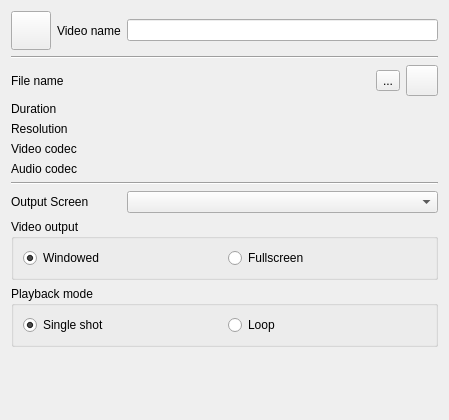
<?xml version="1.0" encoding="UTF-8"?>
<!--
  Q Light Controller Plus
  videoeditor.ui

  Copyright (c) 2015 Massimo Callegari

  Licensed under the Apache License, Version 2.0 (the "License");
  you may not use this file except in compliance with the License.
  You may obtain a copy of the License at

      http://www.apache.org/licenses/LICENSE-2.0.txt

  Unless required by applicable law or agreed to in writing, software
  distributed under the License is distributed on an "AS IS" BASIS,
  WITHOUT WARRANTIES OR CONDITIONS OF ANY KIND, either express or implied.
  See the License for the specific language governing permissions and
  limitations under the License.
-->
<ui version="4.0">
 <class>VideoEditor</class>
 <widget class="QWidget" name="VideoEditor">
  <property name="geometry">
   <rect>
    <x>0</x>
    <y>0</y>
    <width>449</width>
    <height>420</height>
   </rect>
  </property>
  <property name="windowTitle">
   <string>Video Editor</string>
  </property>
  <layout class="QGridLayout" name="gridLayout">
   <item row="0" column="0">
    <layout class="QGridLayout" name="gridLayout_2">
     <item row="2" column="4">
      <widget class="QToolButton" name="m_fileButton">
       <property name="text">
        <string notr="true">...</string>
       </property>
      </widget>
     </item>
     <item row="0" column="1" colspan="2">
      <widget class="QLabel" name="m_nameLabel">
       <property name="sizePolicy">
        <sizepolicy hsizetype="Maximum" vsizetype="Preferred">
         <horstretch>0</horstretch>
         <verstretch>0</verstretch>
        </sizepolicy>
       </property>
       <property name="text">
        <string>Video name</string>
       </property>
      </widget>
     </item>
     <item row="8" column="3" colspan="3">
      <widget class="QComboBox" name="m_screenCombo"/>
     </item>
     <item row="4" column="3" colspan="3">
      <widget class="QLabel" name="m_resolutionLabel">
       <property name="font">
        <font>
         <weight>75</weight>
         <bold>true</bold>
        </font>
       </property>
       <property name="text">
        <string/>
       </property>
      </widget>
     </item>
     <item row="5" column="3" colspan="3">
      <widget class="QLabel" name="m_vcodecLabel">
       <property name="font">
        <font>
         <weight>75</weight>
         <bold>true</bold>
        </font>
       </property>
       <property name="text">
        <string/>
       </property>
      </widget>
     </item>
     <item row="6" column="3" colspan="3">
      <widget class="QLabel" name="m_acodecLabel">
       <property name="font">
        <font>
         <weight>75</weight>
         <bold>true</bold>
        </font>
       </property>
       <property name="text">
        <string/>
       </property>
      </widget>
     </item>
     <item row="2" column="5">
      <widget class="QToolButton" name="m_urlButton">
       <property name="toolTip">
        <string>Set an arbitrary URL for this Video</string>
       </property>
       <property name="icon">
        <iconset resource="qlcui.qrc">
         <normaloff>:/global.png</normaloff>:/global.png</iconset>
       </property>
       <property name="iconSize">
        <size>
         <width>24</width>
         <height>24</height>
        </size>
       </property>
      </widget>
     </item>
     <item row="3" column="3" colspan="3">
      <widget class="QLabel" name="m_durationLabel">
       <property name="font">
        <font>
         <weight>75</weight>
         <bold>true</bold>
        </font>
       </property>
       <property name="text">
        <string/>
       </property>
      </widget>
     </item>
     <item row="0" column="3" colspan="3">
      <widget class="QLineEdit" name="m_nameEdit">
       <property name="toolTip">
        <string>Name of the function being edited</string>
       </property>
      </widget>
     </item>
     <item row="2" column="3">
      <widget class="QLabel" name="m_filenameLabel">
       <property name="sizePolicy">
        <sizepolicy hsizetype="Expanding" vsizetype="Preferred">
         <horstretch>0</horstretch>
         <verstretch>0</verstretch>
        </sizepolicy>
       </property>
       <property name="font">
        <font>
         <weight>75</weight>
         <bold>true</bold>
        </font>
       </property>
       <property name="text">
        <string/>
       </property>
       <property name="wordWrap">
        <bool>true</bool>
       </property>
      </widget>
     </item>
     <item row="0" column="0">
      <widget class="QToolButton" name="m_previewButton">
       <property name="toolTip">
        <string>Play the video and see how it looks like</string>
       </property>
       <property name="icon">
        <iconset resource="qlcui.qrc">
         <normaloff>:/player_play.png</normaloff>:/player_play.png</iconset>
       </property>
       <property name="iconSize">
        <size>
         <width>32</width>
         <height>32</height>
        </size>
       </property>
       <property name="checkable">
        <bool>true</bool>
       </property>
      </widget>
     </item>
     <item row="1" column="0" colspan="6">
      <widget class="Line" name="line">
       <property name="orientation">
        <enum>Qt::Horizontal</enum>
       </property>
      </widget>
     </item>
     <item row="2" column="0" colspan="3">
      <widget class="QLabel" name="label_5">
       <property name="text">
        <string>File name</string>
       </property>
      </widget>
     </item>
     <item row="3" column="0" colspan="3">
      <widget class="QLabel" name="label">
       <property name="text">
        <string>Duration</string>
       </property>
      </widget>
     </item>
     <item row="4" column="0" colspan="3">
      <widget class="QLabel" name="label_4">
       <property name="text">
        <string>Resolution</string>
       </property>
      </widget>
     </item>
     <item row="5" column="0" colspan="3">
      <widget class="QLabel" name="label_3">
       <property name="text">
        <string>Video codec</string>
       </property>
      </widget>
     </item>
     <item row="6" column="0" colspan="3">
      <widget class="QLabel" name="label_2">
       <property name="text">
        <string>Audio codec</string>
       </property>
      </widget>
     </item>
     <item row="7" column="0" colspan="6">
      <widget class="Line" name="line_3">
       <property name="orientation">
        <enum>Qt::Horizontal</enum>
       </property>
      </widget>
     </item>
     <item row="8" column="0" colspan="3">
      <widget class="QLabel" name="label_6">
       <property name="text">
        <string>Output Screen</string>
       </property>
      </widget>
     </item>
     <item row="9" column="0" colspan="6">
      <widget class="QGroupBox" name="groupBox">
       <property name="title">
        <string>Video output</string>
       </property>
       <layout class="QHBoxLayout" name="horizontalLayout">
        <item>
         <widget class="QRadioButton" name="m_winCheck">
          <property name="text">
           <string>Windowed</string>
          </property>
          <property name="checked">
           <bool>true</bool>
          </property>
         </widget>
        </item>
        <item>
         <widget class="QRadioButton" name="m_fullCheck">
          <property name="text">
           <string>Fullscreen</string>
          </property>
         </widget>
        </item>
       </layout>
      </widget>
     </item>
     <item row="10" column="0" colspan="6">
      <widget class="QGroupBox" name="groupBox_2">
       <property name="title">
        <string>Playback mode</string>
       </property>
       <layout class="QHBoxLayout" name="horizontalLayout_2">
        <item>
         <widget class="QRadioButton" name="m_singleCheck">
          <property name="text">
           <string>Single shot</string>
          </property>
          <property name="checked">
           <bool>true</bool>
          </property>
         </widget>
        </item>
        <item>
         <widget class="QRadioButton" name="m_loopCheck">
          <property name="text">
           <string>Loop</string>
          </property>
         </widget>
        </item>
       </layout>
      </widget>
     </item>
     <item row="12" column="0" colspan="6">
      <spacer name="verticalSpacer">
       <property name="orientation">
        <enum>Qt::Vertical</enum>
       </property>
       <property name="sizeHint" stdset="0">
        <size>
         <width>20</width>
         <height>40</height>
        </size>
       </property>
      </spacer>
     </item>
    </layout>
   </item>
  </layout>
 </widget>
 <resources>
  <include location="qlcui.qrc"/>
  <include location="qlcui.qrc"/>
 </resources>
 <connections/>
</ui>
